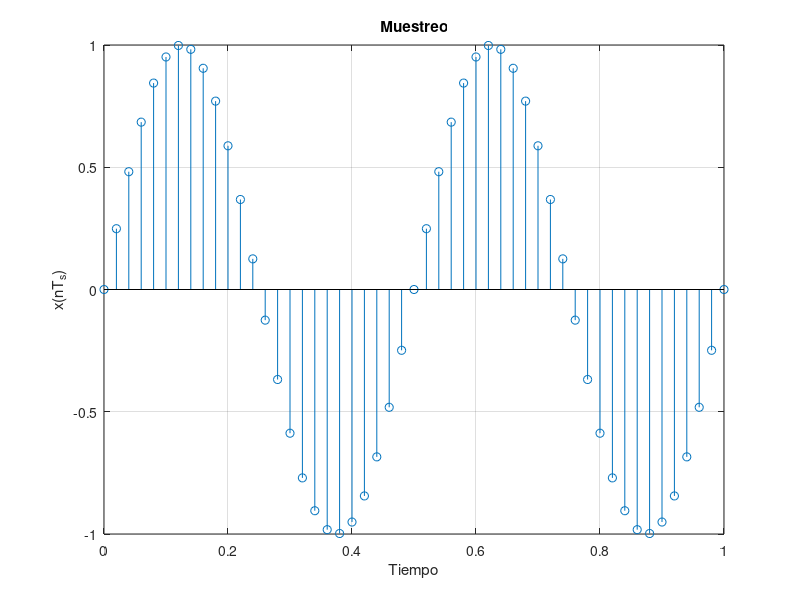

Source code (MATLAB): (Note: this script raises an error after producing the figure.)

% Muestreo
t0=1;                                                                     % duración de la señal
Ts=1/50; fs=1/Ts;                                                 % intervalo de muestreo y frecuencia de muestreo
t=[0:Ts:t0];                                                           % vector de tiempo
fm=2;
%fM = 4, fs = 100, fs>fM
x=sin(2*pi*fm*t); X=fft(x)*Ts;                                  % sinusoidal muestreada y su transformada de Fourier
figure(1)
stem(t,x)
xlabel('Tiempo'); ylabel('x(nT_s)'); title('Muestreo');grid;
ax = gca;
ax.XAxisLocation = 'origin';
ax.YAxisLocation = 'origin';

%Cuantización
xmax=1
n=3
xq=cuantUniforme(x,xmax,n); Xq=fft(xq)*Ts;           % sinusoidal cuantizada y su transformada de Fourier
f=[0:50];     % vector de frecuencias

figure(2);
subplot(2,2,1); stem(t,x,'k'); axis([0 1 -1.1 1.1]); xlabel('nT_s'); ylabel('x(nT_s)');grid;
title("Sinusoidal muestreada");
ax = gca;
ax.XAxisLocation = 'origin';
ax.YAxisLocation = 'origin';
subplot(2,2,2); stem(f-(fs/2),fftshift(abs(X)),'k'); axis([-25 25 -0.6 0.6]); xlabel('f'); ylabel('|X(f)|');grid;
title("FFT Sinusoidal muestreada");
ax = gca;
ax.XAxisLocation = 'origin';
ax.YAxisLocation = 'origin';
subplot(2,2,3); stem(t,xq,'k'); axis([0 1 -1.1 1.1]); xlabel('nT_s'); ylabel('x_q(nT_s)');grid;
title("Sinusoidal cuantizada");
ax = gca;
ax.XAxisLocation = 'origin';
ax.YAxisLocation = 'origin';
subplot(2,2,4); stem(f-(fs/2),fftshift(abs(Xq)),'k'); axis([-25 25 -0.6 0.6]); xlabel('f'); ylabel('|X_q(f)|');grid;
title("FFT Sinusoidal cuantizada ");
ax = gca;
ax.XAxisLocation = 'origin';
ax.YAxisLocation = 'origin';


% Codificacion: Pasar el valor cuantizado a un codigo numerico.
% En este caso es un codigo binario.
L = 2^n;
ranges = linspace(-xmax,xmax,L+1) % Niveles de cuantización
figure(3);
plot(t,x,"color","black"); %Función xt
title("Sinusoidal y Sinusoidal cuantificada");
xlabel("x");
ylabel("F(x)");
hold on;
stem(t,xq);
hold off;
yticks(ranges);
grid;
finalbinary = [];
for i=0:L-1
  integer = int2str(i); %Represetación entera
  binary = dec2bin(i,n); %Representación binaria
  txt = strcat(integer,", (",binary,")"); %Ytick de la codificación
  text(1.01,(ranges(i+1)+ranges(i+2))/2,txt) %Puntos medios (Niveles de cuantificación)
end
figure(4);


q=floor(L*((x+xmax)/(2*xmax)));
i=find(q>L-1); q(i)=L-1;                           % q={...,-2,-1,0,1,2,...,L-1}
i=find(q<0); q(i)=0;   

for i=1:length(t)
  binary = dec2bin(q(i),n); %Representación binaria
  finalbinary = [finalbinary str2double(binary(1)) str2double(binary(2)) str2double(binary(3))];
end

finalbinary;
amplitud = 1;

%Unipolar NRZ.
subplot(2,3,1);
t2=[0:0.01:length(finalbinary)];  
plot(t2,NRZ(finalbinary,1)); axis([0 length(x) -.5 (amplitud+.5)]);xlabel('t'); ylabel('NRZ');title("Unipolar NRZ");
ax = gca;
ax.XAxisLocation = 'origin';
ax.YAxisLocation = 'origin';
grid;

%Bipolar NRZ.
subplot(2,3,2);
plot(t2,BNRZ(finalbinary,1)); axis([0 length(x) (-amplitud-.5) (amplitud+.5)]);xlabel('t'); ylabel('BNRZ');title("Bipolar NRZ");
ax = gca;
ax.XAxisLocation = 'origin';
ax.YAxisLocation = 'origin';
grid;

%Unipolar RZ
subplot(2,3,3);
plot(t2,RZ(finalbinary,1)); axis([0 length(x) -.5 (amplitud+.5)]);xlabel('t'); ylabel('URZ');title("Unipolar RZ");
ax = gca;
ax.XAxisLocation = 'origin';
ax.YAxisLocation = 'origin';
grid;

%Bipolar RZ
subplot(2,3,4);
plot(t2,BRZ(finalbinary,1)); axis([0 length(x) (-amplitud-.5)  (amplitud+.5)]);xlabel('t'); ylabel('BRZ');title("Bipolar RZ");
%t2=[0:0.01:6]; 
%plot(t2,BRZ([1 1 1 0 0 0],1));
ax = gca;
ax.XAxisLocation = 'origin';
ax.YAxisLocation = 'origin';
grid;

%AMI
subplot(2,3,5);
plot(t2,AMI(finalbinary,1)); axis([0 length(x) (-amplitud-.5)  (amplitud+.5)]);xlabel('t'); ylabel('AMI');title("AMI");
ax = gca;
ax.XAxisLocation = 'origin';
ax.YAxisLocation = 'origin';
grid;

%MANCHESTER
subplot(2,3,6);
plot(t2,MANCHESTER(finalbinary,1)); axis([0 length(x) (-amplitud-.5)  (amplitud+.5)]);xlabel('t'); ylabel('MANCHESTER');title("MANCHESTER");
ax = gca;
ax.XAxisLocation = 'origin';
ax.YAxisLocation = 'origin';
grid;

%RECUPERANDO LA SEÑAL
finalbinary;

deMod = t;
w = 2*pi*2*fs;

% Recorrer cada una de las muestras 
for i = 1:length(t)
  deMod(i) = 0;
  %Ciclo for para aplicar la sumatoria de la formula 5.2
  for k = 1:length(t)
    deMod(i) = deMod(i) + (x(i) * sinc(w*(t(i)-t(k))));
    deMod(i) = deMod(i) + (-x(i) * sinc(w*(t(i)+t(k))));
  end
end

figure(5)
%Grafica de la demodulación
plot(t, deMod); xlabel("t"); ylabel("m(t)"); title("Resultado demodulado");
ax = gca;
ax.XAxisLocation = 'origin';
ax.YAxisLocation = 'origin';
grid;
